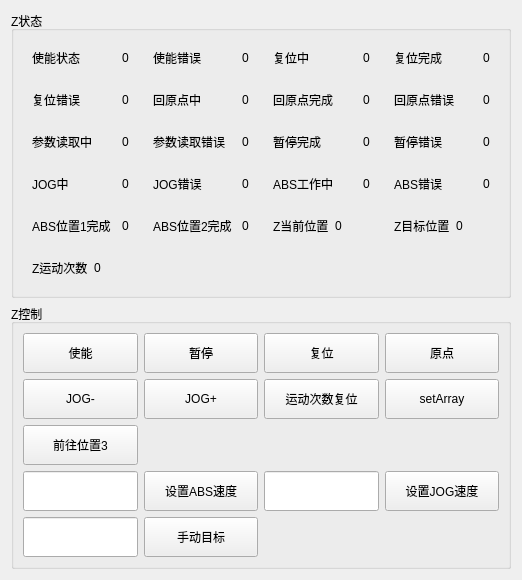
     <widget class="QWidget" name="ZInfo">
      <layout class="QVBoxLayout" name="verticalLayout">
       <item>
        <widget class="QGroupBox" name="groupBox_7">
         <property name="sizePolicy">
          <sizepolicy hsizetype="Preferred" vsizetype="Fixed">
           <horstretch>0</horstretch>
           <verstretch>0</verstretch>
          </sizepolicy>
         </property>
         <property name="title">
          <string>Z状态</string>
         </property>
         <layout class="QGridLayout" name="gridLayout_3">
          <item row="4" column="1">
           <widget class="QWidget" name="widget_91" native="true">
            <layout class="QHBoxLayout" name="horizontalLayout_91">
             <item>
              <widget class="QLabel" name="label_109">
               <property name="text">
                <string>ABS位置2完成</string>
               </property>
              </widget>
             </item>
             <item>
              <widget class="QLabel" name="Z_ABS_Done2">
               <property name="sizePolicy">
                <sizepolicy hsizetype="Fixed" vsizetype="Preferred">
                 <horstretch>0</horstretch>
                 <verstretch>0</verstretch>
                </sizepolicy>
               </property>
               <property name="text">
                <string>0</string>
               </property>
              </widget>
             </item>
            </layout>
           </widget>
          </item>
          <item row="0" column="0">
           <widget class="QWidget" name="widget_73" native="true">
            <layout class="QHBoxLayout" name="horizontalLayout_73">
             <item>
              <widget class="QLabel" name="label_91">
               <property name="text">
                <string>使能状态</string>
               </property>
              </widget>
             </item>
             <item>
              <widget class="QLabel" name="Z_PowerOn_Status">
               <property name="sizePolicy">
                <sizepolicy hsizetype="Fixed" vsizetype="Preferred">
                 <horstretch>0</horstretch>
                 <verstretch>0</verstretch>
                </sizepolicy>
               </property>
               <property name="text">
                <string>0</string>
               </property>
              </widget>
             </item>
            </layout>
           </widget>
          </item>
          <item row="0" column="1">
           <widget class="QWidget" name="widget_74" native="true">
            <layout class="QHBoxLayout" name="horizontalLayout_74">
             <item>
              <widget class="QLabel" name="label_92">
               <property name="text">
                <string>使能错误</string>
               </property>
              </widget>
             </item>
             <item>
              <widget class="QLabel" name="Z_PowerOn_Error">
               <property name="sizePolicy">
                <sizepolicy hsizetype="Fixed" vsizetype="Preferred">
                 <horstretch>0</horstretch>
                 <verstretch>0</verstretch>
                </sizepolicy>
               </property>
               <property name="text">
                <string>0</string>
               </property>
              </widget>
             </item>
            </layout>
           </widget>
          </item>
          <item row="1" column="0">
           <widget class="QWidget" name="widget_76" native="true">
            <layout class="QHBoxLayout" name="horizontalLayout_76">
             <item>
              <widget class="QLabel" name="label_94">
               <property name="text">
                <string>复位错误</string>
               </property>
              </widget>
             </item>
             <item>
              <widget class="QLabel" name="Z_Reset_Error">
               <property name="sizePolicy">
                <sizepolicy hsizetype="Fixed" vsizetype="Preferred">
                 <horstretch>0</horstretch>
                 <verstretch>0</verstretch>
                </sizepolicy>
               </property>
               <property name="text">
                <string>0</string>
               </property>
              </widget>
             </item>
            </layout>
           </widget>
          </item>
          <item row="0" column="2">
           <widget class="QWidget" name="widget_87" native="true">
            <layout class="QHBoxLayout" name="horizontalLayout_87">
             <item>
              <widget class="QLabel" name="label_105">
               <property name="text">
                <string>复位中</string>
               </property>
              </widget>
             </item>
             <item>
              <widget class="QLabel" name="Z_Reset_Busy">
               <property name="sizePolicy">
                <sizepolicy hsizetype="Fixed" vsizetype="Preferred">
                 <horstretch>0</horstretch>
                 <verstretch>0</verstretch>
                </sizepolicy>
               </property>
               <property name="text">
                <string>0</string>
               </property>
              </widget>
             </item>
            </layout>
           </widget>
          </item>
          <item row="0" column="3">
           <widget class="QWidget" name="widget_75" native="true">
            <layout class="QHBoxLayout" name="horizontalLayout_75">
             <item>
              <widget class="QLabel" name="label_93">
               <property name="text">
                <string>复位完成</string>
               </property>
              </widget>
             </item>
             <item>
              <widget class="QLabel" name="Z_Reset_Done">
               <property name="sizePolicy">
                <sizepolicy hsizetype="Fixed" vsizetype="Preferred">
                 <horstretch>0</horstretch>
                 <verstretch>0</verstretch>
                </sizepolicy>
               </property>
               <property name="text">
                <string>0</string>
               </property>
              </widget>
             </item>
            </layout>
           </widget>
          </item>
          <item row="1" column="2">
           <widget class="QWidget" name="widget_77" native="true">
            <layout class="QHBoxLayout" name="horizontalLayout_77">
             <item>
              <widget class="QLabel" name="label_95">
               <property name="text">
                <string>回原点完成</string>
               </property>
              </widget>
             </item>
             <item>
              <widget class="QLabel" name="Z_Home_Done">
               <property name="sizePolicy">
                <sizepolicy hsizetype="Fixed" vsizetype="Preferred">
                 <horstretch>0</horstretch>
                 <verstretch>0</verstretch>
                </sizepolicy>
               </property>
               <property name="text">
                <string>0</string>
               </property>
              </widget>
             </item>
            </layout>
           </widget>
          </item>
          <item row="1" column="1">
           <widget class="QWidget" name="widget_88" native="true">
            <layout class="QHBoxLayout" name="horizontalLayout_88">
             <item>
              <widget class="QLabel" name="label_106">
               <property name="text">
                <string>回原点中</string>
               </property>
              </widget>
             </item>
             <item>
              <widget class="QLabel" name="Z_Home_Busy">
               <property name="sizePolicy">
                <sizepolicy hsizetype="Fixed" vsizetype="Preferred">
                 <horstretch>0</horstretch>
                 <verstretch>0</verstretch>
                </sizepolicy>
               </property>
               <property name="text">
                <string>0</string>
               </property>
              </widget>
             </item>
            </layout>
           </widget>
          </item>
          <item row="1" column="3">
           <widget class="QWidget" name="widget_78" native="true">
            <layout class="QHBoxLayout" name="horizontalLayout_78">
             <item>
              <widget class="QLabel" name="label_96">
               <property name="text">
                <string>回原点错误</string>
               </property>
              </widget>
             </item>
             <item>
              <widget class="QLabel" name="Z_Home_Error">
               <property name="sizePolicy">
                <sizepolicy hsizetype="Fixed" vsizetype="Preferred">
                 <horstretch>0</horstretch>
                 <verstretch>0</verstretch>
                </sizepolicy>
               </property>
               <property name="text">
                <string>0</string>
               </property>
              </widget>
             </item>
            </layout>
           </widget>
          </item>
          <item row="2" column="2">
           <widget class="QWidget" name="widget_83" native="true">
            <layout class="QHBoxLayout" name="horizontalLayout_83">
             <item>
              <widget class="QLabel" name="label_101">
               <property name="text">
                <string>暂停完成</string>
               </property>
              </widget>
             </item>
             <item>
              <widget class="QLabel" name="Z_Halt_Done">
               <property name="sizePolicy">
                <sizepolicy hsizetype="Fixed" vsizetype="Preferred">
                 <horstretch>0</horstretch>
                 <verstretch>0</verstretch>
                </sizepolicy>
               </property>
               <property name="text">
                <string>0</string>
               </property>
              </widget>
             </item>
            </layout>
           </widget>
          </item>
          <item row="2" column="0">
           <widget class="QWidget" name="widget_85" native="true">
            <layout class="QHBoxLayout" name="horizontalLayout_85">
             <item>
              <widget class="QLabel" name="label_103">
               <property name="text">
                <string>参数读取中</string>
               </property>
              </widget>
             </item>
             <item>
              <widget class="QLabel" name="Z_Readparam_Vaild">
               <property name="sizePolicy">
                <sizepolicy hsizetype="Fixed" vsizetype="Preferred">
                 <horstretch>0</horstretch>
                 <verstretch>0</verstretch>
                </sizepolicy>
               </property>
               <property name="text">
                <string>0</string>
               </property>
              </widget>
             </item>
            </layout>
           </widget>
          </item>
          <item row="2" column="1">
           <widget class="QWidget" name="widget_86" native="true">
            <layout class="QHBoxLayout" name="horizontalLayout_86">
             <item>
              <widget class="QLabel" name="label_104">
               <property name="text">
                <string>参数读取错误</string>
               </property>
              </widget>
             </item>
             <item>
              <widget class="QLabel" name="Z_Readparam_Err">
               <property name="sizePolicy">
                <sizepolicy hsizetype="Fixed" vsizetype="Preferred">
                 <horstretch>0</horstretch>
                 <verstretch>0</verstretch>
                </sizepolicy>
               </property>
               <property name="text">
                <string>0</string>
               </property>
              </widget>
             </item>
            </layout>
           </widget>
          </item>
          <item row="3" column="1">
           <widget class="QWidget" name="widget_82" native="true">
            <layout class="QHBoxLayout" name="horizontalLayout_82">
             <item>
              <widget class="QLabel" name="label_100">
               <property name="text">
                <string>JOG错误</string>
               </property>
              </widget>
             </item>
             <item>
              <widget class="QLabel" name="Z_JOG_Error">
               <property name="sizePolicy">
                <sizepolicy hsizetype="Fixed" vsizetype="Preferred">
                 <horstretch>0</horstretch>
                 <verstretch>0</verstretch>
                </sizepolicy>
               </property>
               <property name="text">
                <string>0</string>
               </property>
              </widget>
             </item>
            </layout>
           </widget>
          </item>
          <item row="2" column="3">
           <widget class="QWidget" name="widget_84" native="true">
            <layout class="QHBoxLayout" name="horizontalLayout_84">
             <item>
              <widget class="QLabel" name="label_102">
               <property name="text">
                <string>暂停错误</string>
               </property>
              </widget>
             </item>
             <item>
              <widget class="QLabel" name="Z_Halt_Err">
               <property name="sizePolicy">
                <sizepolicy hsizetype="Fixed" vsizetype="Preferred">
                 <horstretch>0</horstretch>
                 <verstretch>0</verstretch>
                </sizepolicy>
               </property>
               <property name="text">
                <string>0</string>
               </property>
              </widget>
             </item>
            </layout>
           </widget>
          </item>
          <item row="3" column="0">
           <widget class="QWidget" name="widget_81" native="true">
            <layout class="QHBoxLayout" name="horizontalLayout_81">
             <item>
              <widget class="QLabel" name="label_99">
               <property name="text">
                <string>JOG中</string>
               </property>
              </widget>
             </item>
             <item>
              <widget class="QLabel" name="Z_JOG_inVelocity">
               <property name="sizePolicy">
                <sizepolicy hsizetype="Fixed" vsizetype="Preferred">
                 <horstretch>0</horstretch>
                 <verstretch>0</verstretch>
                </sizepolicy>
               </property>
               <property name="text">
                <string>0</string>
               </property>
              </widget>
             </item>
            </layout>
           </widget>
          </item>
          <item row="3" column="3">
           <widget class="QWidget" name="widget_80" native="true">
            <layout class="QHBoxLayout" name="horizontalLayout_80">
             <item>
              <widget class="QLabel" name="label_98">
               <property name="text">
                <string>ABS错误</string>
               </property>
              </widget>
             </item>
             <item>
              <widget class="QLabel" name="Z_ABS_Error">
               <property name="sizePolicy">
                <sizepolicy hsizetype="Fixed" vsizetype="Preferred">
                 <horstretch>0</horstretch>
                 <verstretch>0</verstretch>
                </sizepolicy>
               </property>
               <property name="text">
                <string>0</string>
               </property>
              </widget>
             </item>
            </layout>
           </widget>
          </item>
          <item row="3" column="2">
           <widget class="QWidget" name="widget_89" native="true">
            <layout class="QHBoxLayout" name="horizontalLayout_89">
             <item>
              <widget class="QLabel" name="label_107">
               <property name="text">
                <string>ABS工作中</string>
               </property>
              </widget>
             </item>
             <item>
              <widget class="QLabel" name="Z_ABS_Busy">
               <property name="sizePolicy">
                <sizepolicy hsizetype="Fixed" vsizetype="Preferred">
                 <horstretch>0</horstretch>
                 <verstretch>0</verstretch>
                </sizepolicy>
               </property>
               <property name="text">
                <string>0</string>
               </property>
              </widget>
             </item>
            </layout>
           </widget>
          </item>
          <item row="4" column="0">
           <widget class="QWidget" name="widget_79" native="true">
            <layout class="QHBoxLayout" name="horizontalLayout_79">
             <item>
              <widget class="QLabel" name="label_97">
               <property name="text">
                <string>ABS位置1完成</string>
               </property>
              </widget>
             </item>
             <item>
              <widget class="QLabel" name="Z_ABS_Done">
               <property name="sizePolicy">
                <sizepolicy hsizetype="Fixed" vsizetype="Preferred">
                 <horstretch>0</horstretch>
                 <verstretch>0</verstretch>
                </sizepolicy>
               </property>
               <property name="text">
                <string>0</string>
               </property>
              </widget>
             </item>
            </layout>
           </widget>
          </item>
          <item row="4" column="2">
           <widget class="QWidget" name="widget_28" native="true">
            <layout class="QHBoxLayout" name="horizontalLayout_30">
             <item>
              <widget class="QLabel" name="label_46">
               <property name="text">
                <string>Z当前位置</string>
               </property>
              </widget>
             </item>
             <item>
              <widget class="QLabel" name="Z_ActualPosition">
               <property name="sizePolicy">
                <sizepolicy hsizetype="Preferred" vsizetype="Preferred">
                 <horstretch>0</horstretch>
                 <verstretch>0</verstretch>
                </sizepolicy>
               </property>
               <property name="text">
                <string>0</string>
               </property>
              </widget>
             </item>
            </layout>
           </widget>
          </item>
          <item row="4" column="3">
           <widget class="QWidget" name="widget_30" native="true">
            <layout class="QHBoxLayout" name="horizontalLayout_32">
             <item>
              <widget class="QLabel" name="label_48">
               <property name="text">
                <string>Z目标位置</string>
               </property>
              </widget>
             </item>
             <item>
              <widget class="QLabel" name="Z_TargetPosition">
               <property name="sizePolicy">
                <sizepolicy hsizetype="Preferred" vsizetype="Preferred">
                 <horstretch>0</horstretch>
                 <verstretch>0</verstretch>
                </sizepolicy>
               </property>
               <property name="text">
                <string>0</string>
               </property>
              </widget>
             </item>
            </layout>
           </widget>
          </item>
          <item row="5" column="0">
           <widget class="QWidget" name="widget_107" native="true">
            <layout class="QHBoxLayout" name="horizontalLayout_107">
             <item>
              <widget class="QLabel" name="label_60">
               <property name="text">
                <string>Z运动次数</string>
               </property>
              </widget>
             </item>
             <item>
              <widget class="QLabel" name="Z_Counter">
               <property name="sizePolicy">
                <sizepolicy hsizetype="Preferred" vsizetype="Preferred">
                 <horstretch>0</horstretch>
                 <verstretch>0</verstretch>
                </sizepolicy>
               </property>
               <property name="text">
                <string>0</string>
               </property>
              </widget>
             </item>
            </layout>
           </widget>
          </item>
         </layout>
        </widget>
       </item>
       <item>
        <widget class="QGroupBox" name="groupBox_3">
         <property name="sizePolicy">
          <sizepolicy hsizetype="Preferred" vsizetype="Preferred">
           <horstretch>0</horstretch>
           <verstretch>0</verstretch>
          </sizepolicy>
         </property>
         <property name="minimumSize">
          <size>
           <width>500</width>
           <height>230</height>
          </size>
         </property>
         <property name="title">
          <string>Z控制</string>
         </property>
         <layout class="QGridLayout" name="gridLayout_7">
          <item row="4" column="3">
           <widget class="QPushButton" name="pushButton_setJOG_3">
            <property name="minimumSize">
             <size>
              <width>0</width>
              <height>40</height>
             </size>
            </property>
            <property name="text">
             <string>设置JOG速度</string>
            </property>
           </widget>
          </item>
          <item row="4" column="2">
           <widget class="QLineEdit" name="lineEdit_setJOG_3">
            <property name="sizePolicy">
             <sizepolicy hsizetype="Preferred" vsizetype="Fixed">
              <horstretch>0</horstretch>
              <verstretch>0</verstretch>
             </sizepolicy>
            </property>
            <property name="minimumSize">
             <size>
              <width>0</width>
              <height>40</height>
             </size>
            </property>
           </widget>
          </item>
          <item row="4" column="1">
           <widget class="QPushButton" name="pushButton_setABS_3">
            <property name="minimumSize">
             <size>
              <width>0</width>
              <height>40</height>
             </size>
            </property>
            <property name="text">
             <string>设置ABS速度</string>
            </property>
           </widget>
          </item>
          <item row="2" column="2">
           <widget class="QPushButton" name="btnZ_Counter_Rst">
            <property name="minimumSize">
             <size>
              <width>0</width>
              <height>40</height>
             </size>
            </property>
            <property name="text">
             <string>运动次数复位</string>
            </property>
           </widget>
          </item>
          <item row="2" column="0">
           <widget class="QPushButton" name="pushButton_JOGMinus_3">
            <property name="minimumSize">
             <size>
              <width>0</width>
              <height>40</height>
             </size>
            </property>
            <property name="text">
             <string>JOG-</string>
            </property>
           </widget>
          </item>
          <item row="2" column="3">
           <widget class="QPushButton" name="pushButton_setArray_3">
            <property name="minimumSize">
             <size>
              <width>0</width>
              <height>40</height>
             </size>
            </property>
            <property name="text">
             <string>setArray</string>
            </property>
           </widget>
          </item>
          <item row="0" column="0">
           <widget class="QPushButton" name="pushButton_PowerOn_3">
            <property name="minimumSize">
             <size>
              <width>0</width>
              <height>40</height>
             </size>
            </property>
            <property name="text">
             <string>使能</string>
            </property>
           </widget>
          </item>
          <item row="0" column="2">
           <widget class="QPushButton" name="pushButton_Reset_3">
            <property name="minimumSize">
             <size>
              <width>0</width>
              <height>40</height>
             </size>
            </property>
            <property name="text">
             <string>复位</string>
            </property>
           </widget>
          </item>
          <item row="0" column="1">
           <widget class="QPushButton" name="pushButton_Pause_3">
            <property name="minimumSize">
             <size>
              <width>0</width>
              <height>40</height>
             </size>
            </property>
            <property name="text">
             <string>暂停</string>
            </property>
           </widget>
          </item>
          <item row="3" column="0">
           <widget class="QPushButton" name="btnZ_ABS3_Manul">
            <property name="minimumSize">
             <size>
              <width>0</width>
              <height>40</height>
             </size>
            </property>
            <property name="text">
             <string>前往位置3</string>
            </property>
           </widget>
          </item>
          <item row="2" column="1">
           <widget class="QPushButton" name="pushButton_JOGPlus_3">
            <property name="minimumSize">
             <size>
              <width>0</width>
              <height>40</height>
             </size>
            </property>
            <property name="text">
             <string>JOG+</string>
            </property>
           </widget>
          </item>
          <item row="0" column="3">
           <widget class="QPushButton" name="pushButton_Home_3">
            <property name="minimumSize">
             <size>
              <width>0</width>
              <height>40</height>
             </size>
            </property>
            <property name="text">
             <string>原点</string>
            </property>
           </widget>
          </item>
          <item row="4" column="0">
           <widget class="QLineEdit" name="lineEdit_setABS_3">
            <property name="sizePolicy">
             <sizepolicy hsizetype="Preferred" vsizetype="Fixed">
              <horstretch>0</horstretch>
              <verstretch>0</verstretch>
             </sizepolicy>
            </property>
            <property name="minimumSize">
             <size>
              <width>0</width>
              <height>40</height>
             </size>
            </property>
           </widget>
          </item>
          <item row="5" column="0">
           <widget class="QLineEdit" name="Z_HMI_WritePosition">
            <property name="sizePolicy">
             <sizepolicy hsizetype="Preferred" vsizetype="Fixed">
              <horstretch>0</horstretch>
              <verstretch>0</verstretch>
             </sizepolicy>
            </property>
            <property name="minimumSize">
             <size>
              <width>0</width>
              <height>40</height>
             </size>
            </property>
           </widget>
          </item>
          <item row="5" column="1">
           <widget class="QPushButton" name="btnZ_HMI_WritePosition">
            <property name="minimumSize">
             <size>
              <width>0</width>
              <height>40</height>
             </size>
            </property>
            <property name="text">
             <string>手动目标</string>
            </property>
           </widget>
          </item>
         </layout>
        </widget>
       </item>
      </layout>
     </widget>
